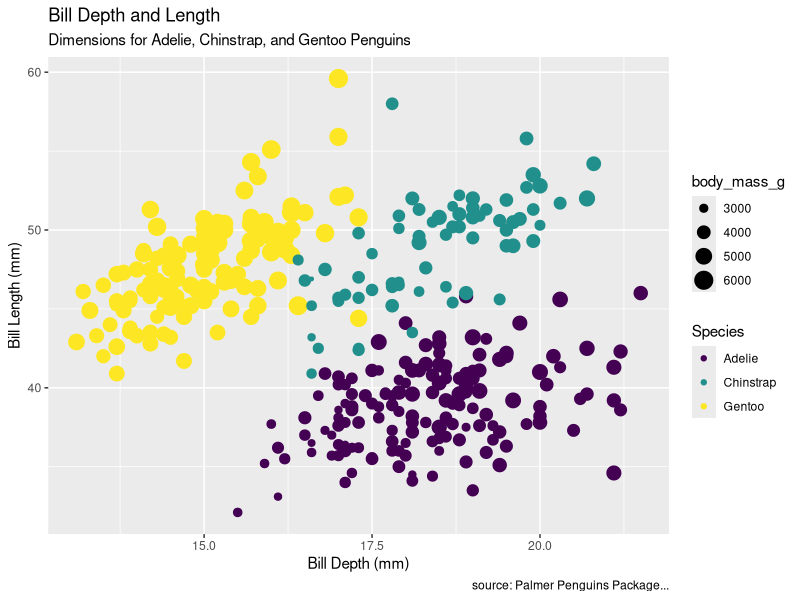
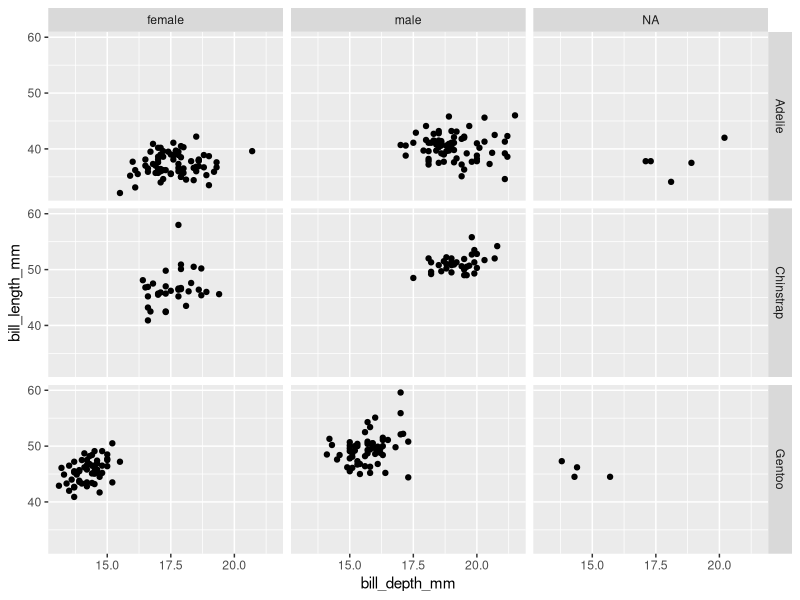
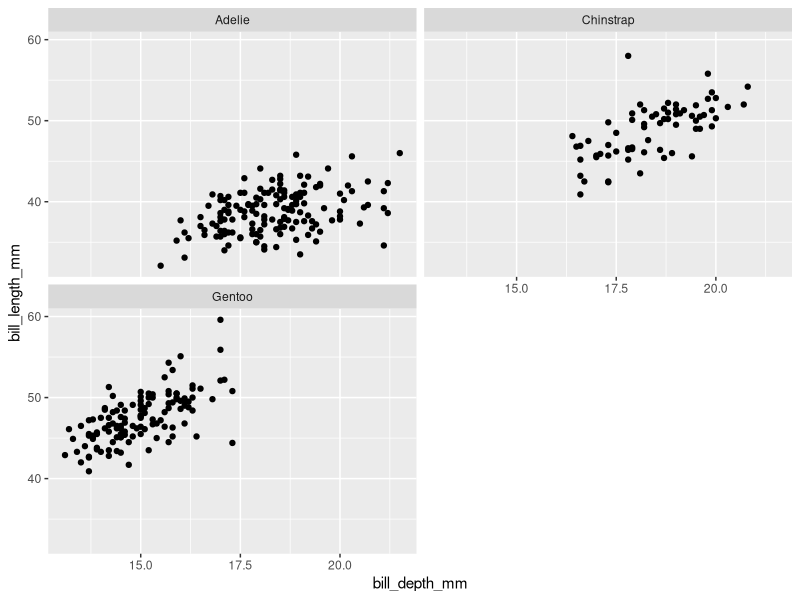
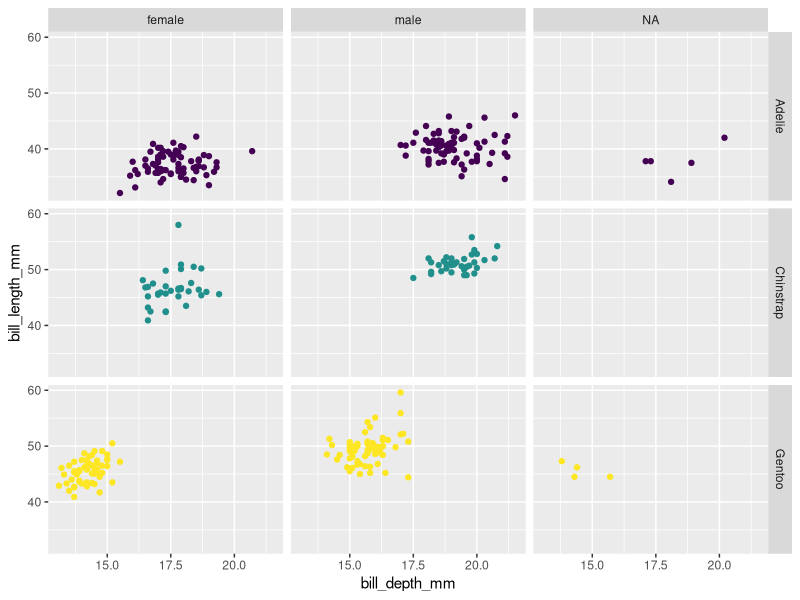

The R source for these figures, in order:
##Fundamentals in R class week 3 script. Learning to work in ggplot
##Created by Annie Deck
##Created on 2024-09-10

###############################

##load libraries 
library(palmerpenguins)
library(tidyverse)

##looking at the data
glimpse(penguins)
view(penguins)
head(penguins)

##building a plot
##entering after commas or plus signs helps keep the code a bit cleaner
##note here difference in variable type: body mass is continuous and species is discrete 
ggplot(data=penguins, 
       mapping= aes(x=bill_depth_mm,
                    y=bill_length_mm,
                    color=species,
                    size=body_mass_g)) +
  geom_point()+
  labs(title= "Bill Depth and Length", 
       subtitle= "Dimensions for Adelie, Chinstrap, and Gentoo Penguins",
       x= "Bill Depth (mm)",
       y= "Bill Length (mm)",
       color="Species",
       caption= "source: Palmer Penguins Package...") +
  scale_color_viridis_d()
## scale_color_viridis_d() is specifically designed for people who are color blind. the _d indicates these are discrete colors (categories)

##remember that things that pertain directly to your data goes in aes 
##settings=manual changes you are adding that are not based on the values of a variable in your data (EX: how transparent we want the data points to appear). Go in the geom() section


##faceting

##facet grid
ggplot(data=penguins, 
       mapping= aes(x=bill_depth_mm,
                    y=bill_length_mm)) +
  geom_point()+
  facet_grid(species~sex)

##facet wrap
ggplot(data=penguins, 
       mapping= aes(x=bill_depth_mm,
                    y=bill_length_mm)) +
  geom_point()+
  facet_wrap(~species, ncol=2) ##can species number of columns


##removing legend
ggplot(data=penguins, 
       mapping= aes(x=bill_depth_mm,
                    y=bill_length_mm,
                    color=species)) +
  geom_point()+
  scale_color_viridis_d()+
  facet_grid(species~sex)+
  guides(color=FALSE)

##Data to Viz website is really cool- suggests plot types based on the types of data you have and provides the code


